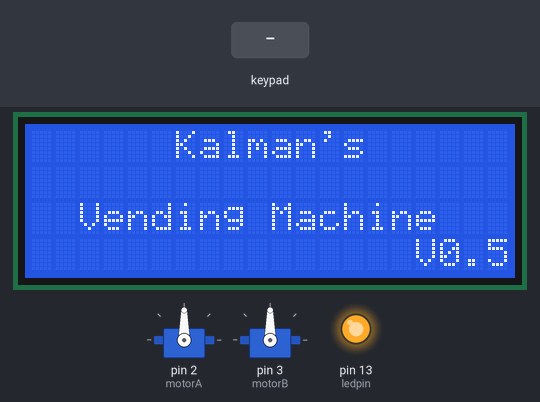
Bench run of a sketch on a simulated Arduino Mega 2560, built with avr-gcc and run on an emulated ATmega2560. On the bench: 2 × servo, 20×4 character LCD, output pins drawn as LEDs (lit = HIGH). Inputs (shaded band) come from the test bench.

Above: at 1.3 s.
1.4 s: keypad keys 5 2 5 0 4 8 4 6 # pressed 0.4 s apart
At 5.7 s:
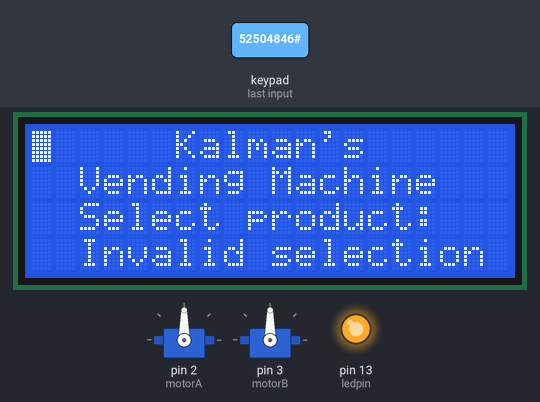
6.5 s: key 'A' pressed
At 7.4 s:
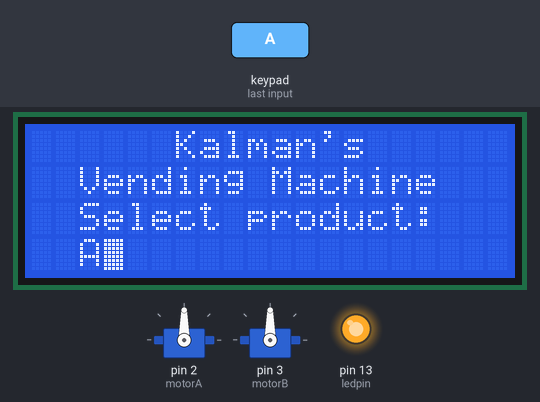
9.5 s: key 'B' pressed
At 9.9 s:
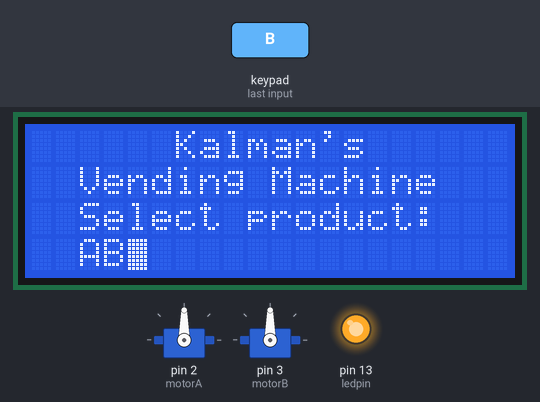
12.5 s: keypad keys 5 2 5 0 4 8 4 6 A pressed 0.4 s apart
At 17.2 s:
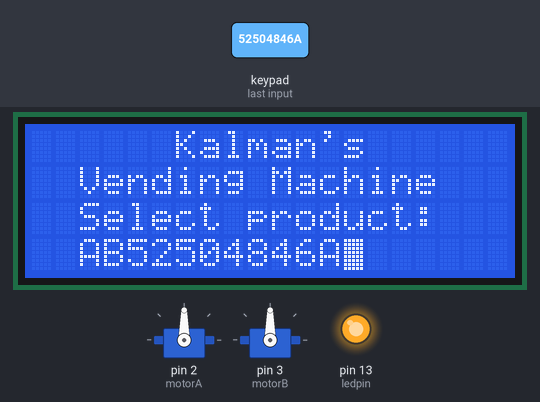
17.6 s: key 'C' pressed
At 18.8 s:
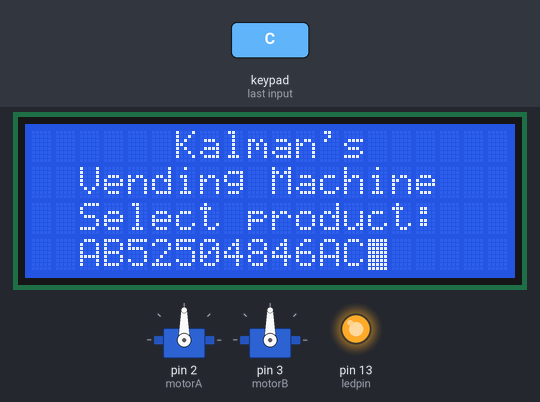
20.6 s: keypad keys 5 2 5 0 4 8 4 6 D pressed 0.4 s apart
At 24.9 s:
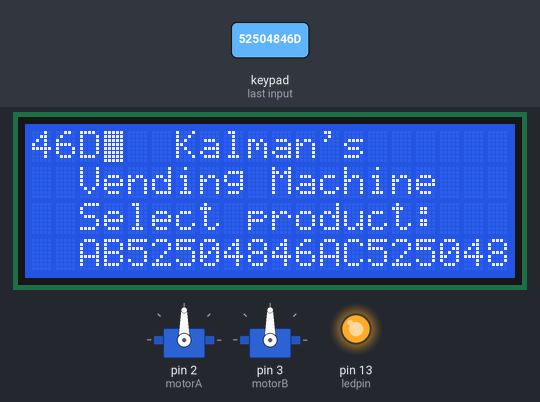
Timing chart, 0 to 26.4 s (numbered marks = the images above; inputs shaded):
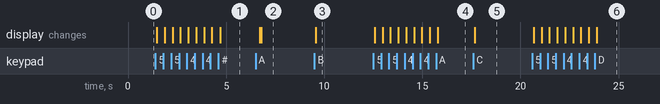

Measured:
- after the input at 1.4 s, the display: first changes after 0.07 s (image 1 shows a later state)
- after the input at 6.5 s, the display: first differs from a run without the input after 0.30 s (image 2)
- after the input at 9.5 s, the display: changes after 0.07 s (image 3)
- after the input at 12.5 s, the display: first changes after 0.07 s (image 4 shows a later state)
- after the input at 17.6 s, the display: changes after 0.08 s (image 5)
- after the input at 20.6 s, the display: first changes after 0.08 s (image 6 shows a later state)

The sketch:

Vending-Machine.ino
```cpp
/*
Liquid Crystal library downloaded from:
https://bitbucket.org/fmalpartida/new-liquidcrystal/downloads/
https://www.banggood.com/IIC-I2C-2004-204-20-x-4-Character-LCD-Display-Module-Blue-p-908616.html?rmmds=myorder&cur_warehouse=CN

Keypad info:
http://playground.arduino.cc/Code/Keypad#Download

*/

#include "Keypad.h" // For keypad
#include "Wire.h" // For I2C
#include "LCD.h" // For LCD
#include "LiquidCrystal_I2C.h" // Added library
#include <Servo.h>

#define ledpin 13

String box = ""; // variable for box entry
String boxsel = ""; // variable for box selection
bool startscreentog = 1; // define if it is on start screen
long keypress = millis();
const byte ROWS = 4; // Four rows
const byte COLS = 4; // Four columns
int motora0p = 90;
int motorb0p = 80;

// Define the Keymap
char keys[ROWS][COLS] = {
  {'1','2','3','A'},
  {'4','5','6','B'},
  {'7','8','9','C'},
  {'#','0','*','D'}
};
// Connect keypad COL1, COL2, COL3 and COL4 to these Arduino pins.
byte colPins[COLS] = { 52,50,48,46 };
// Connect keypad ROW1, ROW2, ROW3 and ROW4 to these Arduino pins.
byte rowPins[ROWS] = { 53,51,49,47 };

// Create the Keypad
Keypad kpd = Keypad( makeKeymap(keys), rowPins, colPins, ROWS, COLS );

// Create servo object to control a servo
Servo motorA;
Servo motorB;

//Set the pins on the I2C chip used for LCD connections
//ADDR,EN,R/W,RS,D4,D5,D6,D7
LiquidCrystal_I2C lcd(0x3F,2,1,0,4,5,6,7); // 0x27 is the default I2C bus

void(* resetFunc) (void) = 0;//declare reset function at address 0

void setup()
{
  motorA.attach(2);  // attaches the servo on pin 2 to the servo object
  // motorA.write(motora0p); // ZERO position
  motorB.attach(3);  // attaches the servo on pin 2 to the servo object
  // motorB.write(motorb0p); // ZERO position
  pinMode(ledpin,OUTPUT);
  digitalWrite(ledpin, HIGH);
  // Serial.begin(9600);
  // Set off LCD module
  lcd.begin (20,4); // 16 x 2 LCD module
  lcd.setBacklightPin(3,POSITIVE); // BL, BL_POL
  lcd.setBacklight(HIGH);
  StartScreen();
}

void loop()
{
  char key = kpd.getKey();
  if(key)  // Check for a valid key.
  {
  SelectScreen();
    switch (key)
    {
      case '*': // clear selection
        // digitalWrite(ledpin, LOW);
        // Serial.println(key);
        box = "";
        lcd.setCursor(0,3);
        lcd.print("                    ");
        lcd.setCursor(2,3);
        break;
      case '#': // Enter selection
        // digitalWrite(ledpin, HIGH);
        // Serial.println(key);
        boxsel = box;
        break;
      default: // default action if case is not met
        // Serial.println(key);
        box = box + key;
        lcd.setCursor(2,3);
        lcd.print(box);
    }
  }
  // executing key presses
  if (boxsel == "11") {
    MotorAUp();
    boxsel = "";
    box = "";
    StartScreen();
  }
  else if (boxsel == "22") {
    MotorADown();
    boxsel = "";
    box = "";
    StartScreen();
  }
  else if (boxsel == "33") {
    MotorBUp();
    boxsel = "";
    box = "";
    StartScreen();
  }
  else if (boxsel == "44") {
    MotorBDown();
    boxsel = "";
    box = "";
    StartScreen();
  }
  else if (boxsel != ""){
    box = "";
    boxsel = "";
    lcd.setCursor(0,3);
    lcd.print("  Invalid selection ");
    delay(2000);
    lcd.setCursor(0,3);
    lcd.print("                    ");
    lcd.setCursor(2,3);
  }
  // if no key is pressed within 5 seconds, clear line 4
  if (box != "") {
    if (millis() - keypress > 5000) {
      box = "";
      lcd.setCursor(0,3);
      lcd.print("                    ");
      lcd.setCursor(2,3);
    }
  }
  // if nothing happens in 15 sec. go to start screen
  if (box == "") {
    if (startscreentog == 0) {
      if (millis() - keypress > 15000) {
        keypress = 86400000;
        StartScreen();
      }
    }
  }
  // call reset every 24 hours
  if (millis() >= 86400000) {
  resetFunc();
  }
}

void StartScreen() {
  startscreentog = 1;
  lcd.clear();
  lcd.home();
  lcd.noBlink();
  lcd.print("      Kalman's      ");
  lcd.setCursor(0,2);
  lcd.print("  Vending Machine   ");
  lcd.setCursor(0,3);
  lcd.print("                V0.5");
}

void SelectScreen() {
    startscreentog = 0; // indicate out of start screen
    lcd.clear();
    lcd.home();
    lcd.blink();
    lcd.print("      Kalman's      ");
    lcd.setCursor(0,1);
    lcd.print("  Vending Machine   ");
    lcd.setCursor(0,2);
    lcd.print("  Select product:   ");
    keypress = millis();
}

void MotorAUp() {
  motorA.write(10); // Motor UP
  delay(500);
  motorA.write(85); // ZERO position
}

void MotorADown() {
  motorA.write(170); // Motor Down
  delay(500);
  motorA.write(88); // ZERO position
}

void MotorBUp() {
  motorB.write(10); // Motor UP
  delay(500);
  motorB.write(84); // ZERO position
}

void MotorBDown() {
  motorB.write(170); // Motor Down
  delay(500);
  motorB.write(88); // ZERO position
}
```
